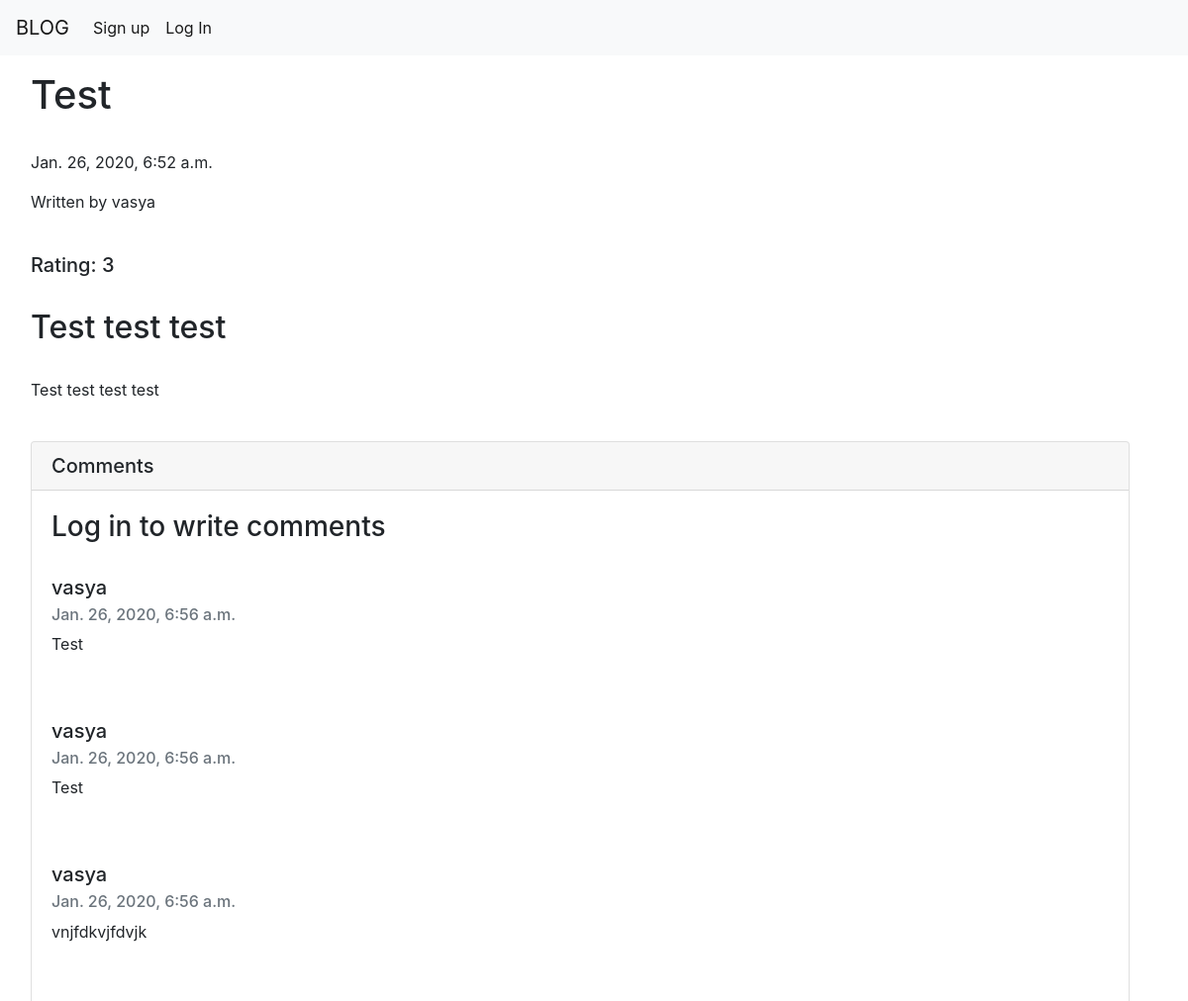
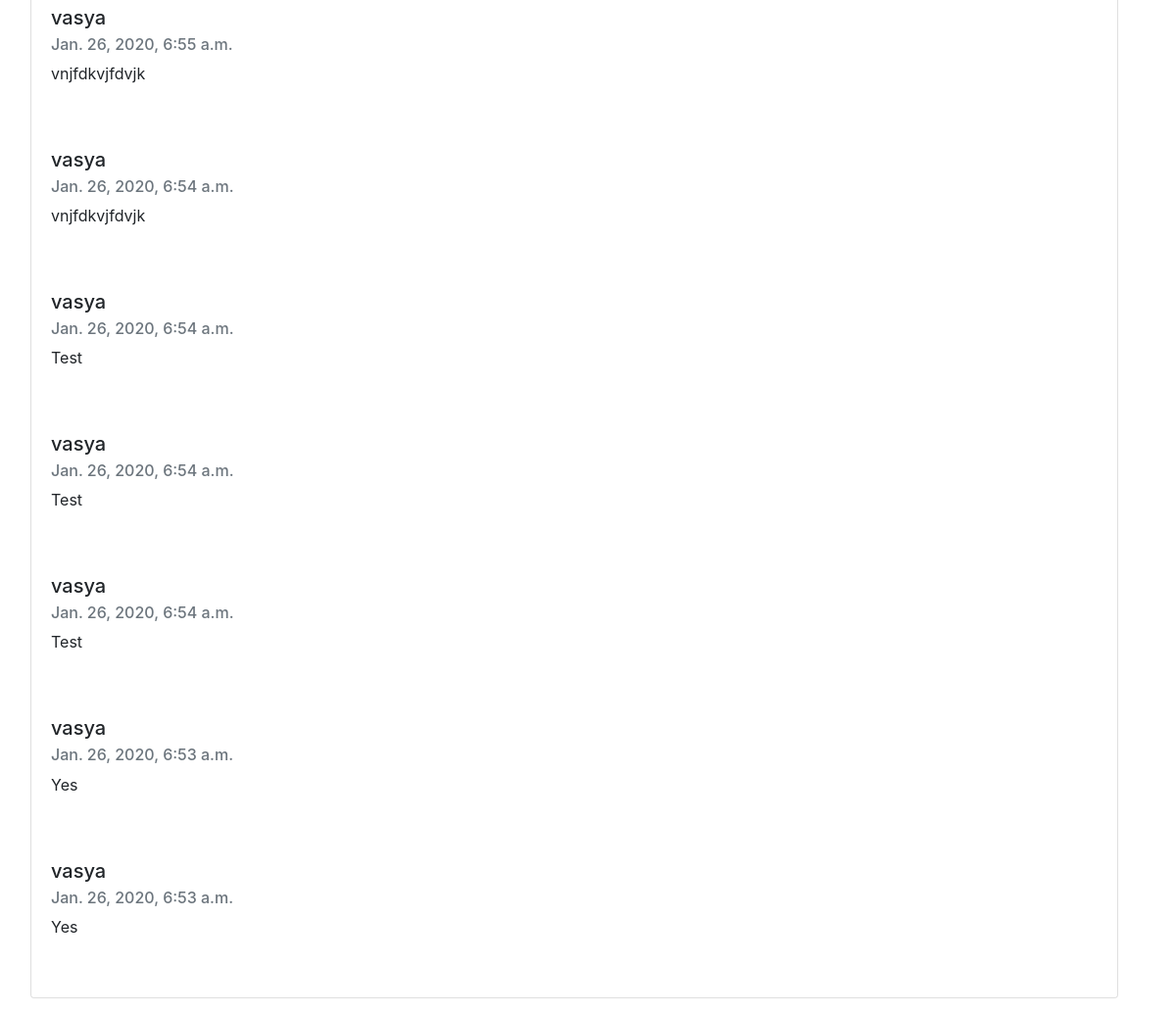
/post/1, run on the app's committed database (2 pictures, top to bottom).
### blog_app/models.py (models this page shows)
class Post(models.Model):
    user = models.ForeignKey(User, on_delete=models.CASCADE, related_name='post')
    name = models.CharField(max_length=128)
    description = models.CharField(max_length=512)
    text = models.CharField(max_length=100000)
    date = models.DateTimeField(auto_now_add=True)
    liked_users = [models.ForeignKey(User, on_delete=models.SET_NULL, null=True)]
    rating = models.IntegerField(default=0)

class Comment(models.Model):
    user = models.ForeignKey(User, on_delete=models.SET_NULL, null=True)
    text = models.CharField(max_length=512)
    post_id = models.IntegerField()
    date = models.DateTimeField(auto_now_add=True)

### blog_app/views.py (the view, shortened to what this page needs)
# urls.py: path('post/<int:post_id>', views.post_page, name='post_page'),
def post_page(request, post_id):
    try:
        context = dict()
        context['form'] = CommentForm()
        post = Post.objects.get(pk=post_id)
        context['post'] = post
        comments = Comment.objects.filter(post_id=post_id).order_by('-date')
        context['comments'] = comments
        return render(request, 'post.html', context)
    except Post.DoesNotExist:
        raise Http404

### templates/post.html (shortened to what this page needs)
{% extends "base.html" %}
{% block content %}
    <h1>{{ post.name }}</h1>
    <br>
    <p>{{ post.date }}</p>
    <p>Written by {{ post.user.username }}</p>
    <br>
    <h5>Rating: {{ post.rating }}</h5>
    <br>
    <h2>{{ post.description }}</h2>
    <br>
    <p>{{ post.text }}</p>
    <br>
    <div class="card">
        <h5 class="card-header">Comments</h5>
        <div class="card-body">
            {% if request.user.is_authenticated %}
                <form method="POST">
                    {% csrf_token %}
                    {{ form.as_p }}
                    <input class="btn btn-primary" type="submit" value="Send comment">
                </form>
            {% else %}
                <h3> Log in to write comments</h3>
            {% endif %}
            {% for each in comments %}
                <br>
                <h5 class="card-title">{{ each.user.username }}</h5>
                <h6 class="card-subtitle mb-2 text-muted">{{ each.date }}</h6>
                <p class="card-text">{{ each.text }}</p>
                <br>
            {% endfor %}
        </div>
    </div>
{% endblock %}

### data on the page
Post: name "Test", date "Jan. 26, 2020, 6:52 a.m.", user.username "vasya", rating "3", description "Test test test", text "Test test test test"
Comment: user.username "vasya", date "Jan. 26, 2020, 6:56 a.m.", text "Test"
Comment: user.username "vasya", date "Jan. 26, 2020, 6:56 a.m.", text "Test"
Comment: user.username "vasya", date "Jan. 26, 2020, 6:56 a.m.", text "vnjfdkvjfdvjk"
Comment: user.username "vasya", date "Jan. 26, 2020, 6:55 a.m.", text "vnjfdkvjfdvjk"
Comment: user.username "vasya", date "Jan. 26, 2020, 6:54 a.m.", text "vnjfdkvjfdvjk"
Comment: user.username "vasya", date "Jan. 26, 2020, 6:54 a.m.", text "Test"
Comment: user.username "vasya", date "Jan. 26, 2020, 6:54 a.m.", text "Test"
Comment: user.username "vasya", date "Jan. 26, 2020, 6:54 a.m.", text "Test"
Comment: user.username "vasya", date "Jan. 26, 2020, 6:53 a.m.", text "Yes"
Comment: user.username "vasya", date "Jan. 26, 2020, 6:53 a.m.", text "Yes"
